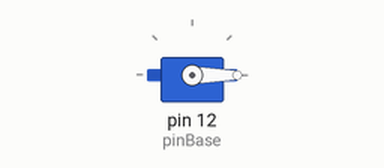
Recording of a sketch running on a simulated Arduino Uno, built with avr-gcc and run on an emulated ATmega328P. Shown: servo.

Above: at 0.1 s.
At 2.1 s:
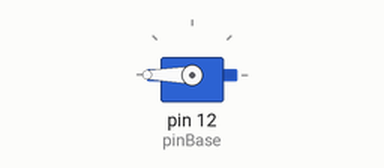
At 4.1 s:
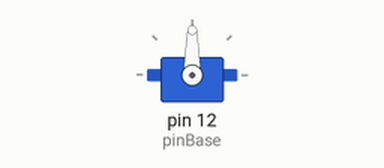
Timing chart, 0 to 5.6 s (numbered marks = the images above):
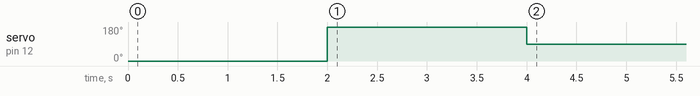

The sketch:

proyectoprogramacion.ino
```cpp
#include <Servo.h>

#define pinBase 12//Defino el pin de la base

Servo motorBase;//Declaro el motor de la base

void setup() {
  motorBase.attach(pinBase);
  motorBase.write(0);
  delay(2000);//Espera 2 seg
  motorBase.write(180);
  delay(2000);//Espera 2 seg
  motorBase.write(90);
  delay(2000);//Espera 2 seg

}

void loop() {
  // put your main code here, to run repeatedly:

}
```
